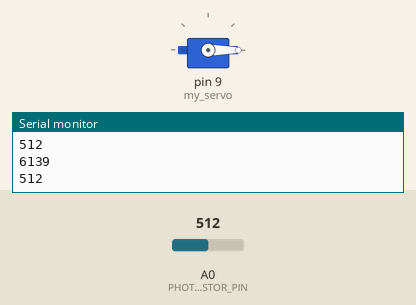
Simulated run of this sketch. Board: Arduino Uno, built with avr-gcc and run on an emulated ATmega328P. Parts: servo, the last lines printed to the serial monitor. Inputs (shaded band) come from the test bench; at power-on: A0 (PHOTORESISTOR_PIN) = 512. Random numbers use the default seed unless the sketch sets one.

Above: at 6.5 s.
6.6 s: A0 (PHOTORESISTOR_PIN) set to 417
12.8 s: A0 (PHOTORESISTOR_PIN) set to 391
At 18.7 s:
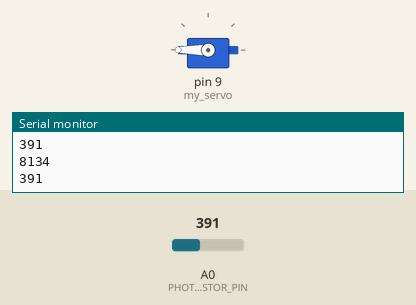
Timing chart, 0 to 20.2 s (numbered marks = the images above; inputs shaded):
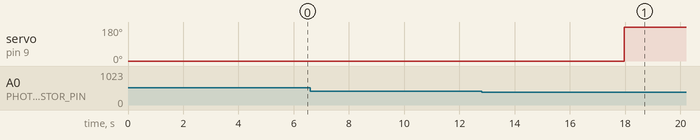

The sketch:

photoresistor_servos.ino
```cpp
#include <Servo.h>
#define PHOTORESISTOR_PIN A0

Servo my_servo;
int threshold = 400;

void setup()
{
  my_servo.attach(9, 300, 300);
  Serial.begin(9600);
  randomSeed(analogRead(0));
}

void loop()
{

 int lux = analogRead(PHOTORESISTOR_PIN);
 int seconds = random(3000, 10000); // Delayed for 3 - 10 seconds, might need to change depending on game difficulty
 Serial.println(seconds);
 Serial.println(lux);
 bool dead  = false;

if(lux > threshold){
  dead = true;
} else{
  dead = false;
}

    if(dead)
    {
      my_servo.write(0);
      delay(seconds);
      my_servo.write(180);
      dead = false;
    }
    else
    {
      my_servo.write(180);
      dead = true;
    }
}
```

Measured:
- the behaviour switches between 401 and 400 on A0 (PHOTORESISTOR_PIN) (found by bisection; images 0 and 1)
- after the input at 12.8 s, servo on pin 9 (my_servo): 0° → 180° after 5.2 s
